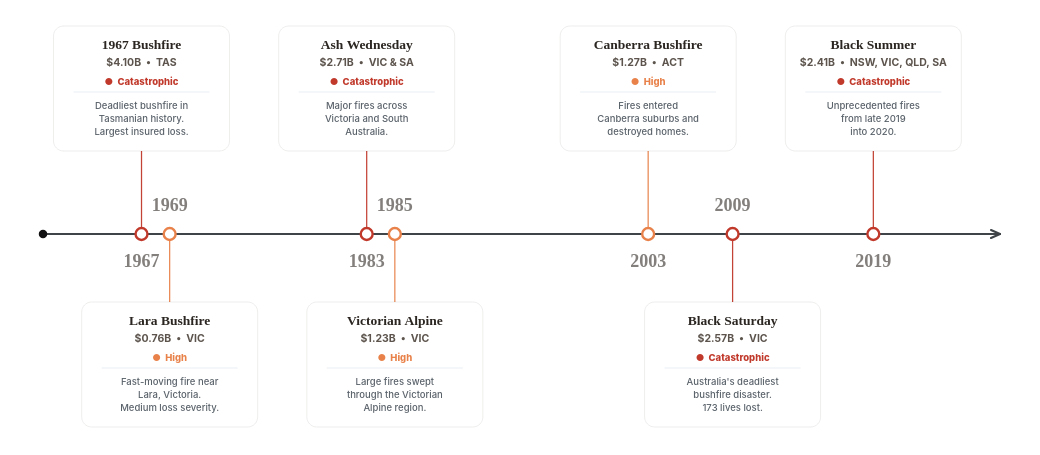

Write the Vega-Lite specification saved for this chart.
### Vega specification from a JSON file in a GitHub repository (floating-point values rounded to 4 significant figures)
{"$schema": "https://vega.github.io/schema/vega/v5.json", "description": "Selected historical timeline of major Australian bushfire events and normalised insured losses with severity tags and card boxes.", "width": 1040, "height": 455, "padding": {"top": 6, "bottom": 18, "left": 38, "right": 38}, "autosize": {"type": "fit", "contains": "padding", "resize": true}, "background": "#ffffff", "signals": [{"name": "hoveredYear", "value": null, "on": [{"events": "@event_hit:mouseover", "update": "datum.year"}, {"events": "@event_point_hit:mouseover", "update": "datum.year"}, {"events": "@event_hit:mouseout", "update": "null"}, {"events": "@event_point_hit:mouseout", "update": "null"}]}], "data": [{"name": "events", "values": [{"year": 1967, "name": "1967 Bushfire", "state": "TAS", "lossLabel": "$4.10B", "description": "Deadliest bushfire in\nTasmanian history.\nLargest insured loss.", "tooltipDescription": "Deadliest bushfire in Tasmanian history. Largest normalised insured loss.", "side": "top", "severity": "Catastrophic", "severityColor": "#c0392b", "color": "#c0392b"}, {"year": 1969, "name": "Lara Bushfire", "state": "VIC", "lossLabel": "$0.76B", "description": "Fast-moving fire near\nLara, Victoria.\nMedium loss severity.", "tooltipDescription": "Fast-moving fire near Lara, Victoria. Medium loss severity.", "side": "bottom", "severity": "High", "severityColor": "#e8824a", "color": "#e8824a"}, {"year": 1983, "name": "Ash Wednesday", "state": "VIC & SA", "lossLabel": "$2.71B", "description": "Major fires across\nVictoria and South\nAustralia.", "tooltipDescription": "Major fires across Victoria and South Australia.", "side": "top", "severity": "Catastrophic", "severityColor": "#c0392b", "color": "#c0392b"}, {"year": 1985, "name": "Victorian Alpine", "state": "VIC", "lossLabel": "$1.23B", "description": "Large fires swept\nthrough the Victorian\nAlpine region.", "tooltipDescription": "Large fires swept through the Victorian Alpine region.", "side": "bottom", "severity": "High", "severityColor": "#e8824a", "color": "#e8824a"}, {"year": 2003, "name": "Canberra Bushfire", "state": "ACT", "lossLabel": "$1.27B", "description": "Fires entered\nCanberra suburbs and\ndestroyed homes.", "tooltipDescription": "Fires entered Canberra suburbs and destroyed homes.", "side": "top", "severity": "High", "severityColor": "#e8824a", "color": "#e8824a"}, {"year": 2009, "name": "Black Saturday", "state": "VIC", "lossLabel": "$2.57B", "description": "Australia's deadliest\nbushfire disaster.\n173 lives lost.", "tooltipDescription": "Australia's deadliest bushfire disaster. 173 lives lost.", "side": "bottom", "severity": "Catastrophic", "severityColor": "#c0392b", "color": "#c0392b"}, {"year": 2019, "name": "Black Summer", "state": "NSW, VIC, QLD, SA", "lossLabel": "$2.41B", "description": "Unprecedented fires\nfrom late 2019\ninto 2020.", "tooltipDescription": "Unprecedented fires from late 2019 into 2020.", "side": "top", "severity": "Catastrophic", "severityColor": "#c0392b", "color": "#c0392b"}]}], "scales": [{"name": "x", "type": "linear", "domain": [1960, 2028], "range": "width", "zero": false, "nice": false}], "marks": [{"type": "rule", "encode": {"enter": {"x": {"value": 0}, "x2": {"signal": "width"}, "y": {"value": 228}, "stroke": {"value": "#3f4448"}, "strokeWidth": {"value": 2.2}, "strokeCap": {"value": "round"}}}}, {"type": "symbol", "encode": {"enter": {"x": {"value": 0}, "y": {"value": 228}, "shape": {"value": "circle"}, "size": {"value": 72}, "fill": {"value": "#111111"}}}}, {"type": "rule", "encode": {"enter": {"x": {"signal": "width"}, "x2": {"signal": "width - 9"}, "y": {"value": 228}, "y2": {"value": 224}, "stroke": {"value": "#3f4448"}, "strokeWidth": {"value": 2.1}, "strokeCap": {"value": "round"}}}}, {"type": "rule", "encode": {"enter": {"x": {"signal": "width"}, "x2": {"signal": "width - 9"}, "y": {"value": 228}, "y2": {"value": 232}, "stroke": {"value": "#3f4448"}, "strokeWidth": {"value": 2.1}, "strokeCap": {"value": "round"}}}}, {"type": "rule", "from": {"data": "events"}, "encode": {"enter": {"x": {"scale": "x", "field": "year"}, "y": {"value": 228}, "y2": {"signal": "datum.side === 'top' ? 145 : 296"}, "strokeWidth": {"value": 1.25}, "strokeCap": {"value": "round"}}, "update": {"stroke": {"field": "color"}, "opacity": {"signal": "hoveredYear === null || hoveredYear === datum.year ? 0.95 : 0.24"}}}}, {"type": "symbol", "from": {"data": "events"}, "encode": {"enter": {"x": {"scale": "x", "field": "year"}, "y": {"value": 228}, "shape": {"value": "circle"}, "fill": {"value": "#ffffff"}, "strokeWidth": {"value": 2.4}}, "update": {"size": {"signal": "hoveredYear === datum.year ? 190 : 142"}, "stroke": {"field": "color"}, "opacity": {"signal": "hoveredYear === null || hoveredYear === datum.year ? 1 : 0.36"}}}}, {"name": "card_box", "type": "rect", "from": {"data": "events"}, "encode": {"enter": {"x": {"scale": "x", "field": "year", "offset": -88}, "y": {"signal": "datum.side === 'top' ? 20 : 296"}, "width": {"value": 176}, "height": {"value": 125}, "cornerRadius": {"value": 10}, "fill": {"value": "#ffffff"}, "shadowColor": {"value": "rgba(43, 38, 33, 0.04)"}, "shadowBlur": {"value": 8}, "shadowOffsetX": {"value": 0}, "shadowOffsetY": {"value": 2}}, "update": {"stroke": {"signal": "hoveredYear === datum.year ? datum.severityColor : 'rgba(43, 38, 33, 0.08)'"}, "strokeWidth": {"signal": "hoveredYear === datum.year ? 1.75 : 1"}, "opacity": {"signal": "hoveredYear === null || hoveredYear === datum.year ? 1 : 0.36"}}}}, {"type": "text", "from": {"data": "events"}, "encode": {"enter": {"x": {"scale": "x", "field": "year"}, "y": {"signal": "datum.side === 'top' ? 256 : 200"}, "text": {"signal": "datum.year + ''"}, "align": {"value": "center"}, "baseline": {"value": "middle"}, "font": {"value": "Outfit"}, "fontSize": {"value": 18}, "fontWeight": {"value": 800}}, "update": {"fill": {"signal": "hoveredYear === datum.year ? datum.color : 'rgba(43, 38, 33, 0.62)'"}, "opacity": {"signal": "hoveredYear === datum.year ? 1.0 : 0.95"}}}}, {"type": "text", "from": {"data": "events"}, "encode": {"enter": {"x": {"scale": "x", "field": "year"}, "y": {"signal": "datum.side === 'top' ? 32 : 308"}, "text": {"field": "name"}, "align": {"value": "center"}, "baseline": {"value": "top"}, "font": {"value": "Outfit"}, "fontSize": {"value": 13.5}, "fontWeight": {"value": 800}, "fill": {"value": "#2b2621"}, "limit": {"value": 166}}, "update": {"opacity": {"signal": "hoveredYear === null || hoveredYear === datum.year ? 1 : 0.36"}}}}, {"type": "text", "from": {"data": "events"}, "encode": {"enter": {"x": {"scale": "x", "field": "year"}, "y": {"signal": "datum.side === 'top' ? 52 : 328"}, "text": {"signal": "datum.lossLabel + '  •  ' + datum.state"}, "align": {"value": "center"}, "baseline": {"value": "top"}, "font": {"value": "Inter"}, "fontSize": {"value": 10.5}, "fontWeight": {"value": 700}, "limit": {"value": 166}}, "update": {"fill": {"value": "#5c544d"}, "opacity": {"signal": "hoveredYear === null || hoveredYear === datum.year ? 1 : 0.36"}}}}, {"type": "text", "from": {"data": "events"}, "encode": {"enter": {"x": {"scale": "x", "field": "year"}, "y": {"signal": "datum.side === 'top' ? 71 : 347"}, "text": {"signal": "'●  ' + datum.severity"}, "align": {"value": "center"}, "baseline": {"value": "top"}, "font": {"value": "Inter"}, "fontSize": {"value": 9.5}, "fontWeight": {"value": 800}, "limit": {"value": 166}}, "update": {"fill": {"field": "severityColor"}, "opacity": {"signal": "hoveredYear === null || hoveredYear === datum.year ? 1 : 0.36"}}}}, {"type": "rule", "from": {"data": "events"}, "encode": {"enter": {"x": {"scale": "x", "field": "year", "offset": -68}, "x2": {"scale": "x", "field": "year", "offset": 68}, "y": {"signal": "datum.side === 'top' ? 86 : 362"}, "stroke": {"value": "#e2e8f0"}, "strokeWidth": {"value": 0.75}}, "update": {"opacity": {"signal": "hoveredYear === null || hoveredYear === datum.year ? 1 : 0.36"}}}}, {"type": "text", "from": {"data": "events"}, "encode": {"enter": {"x": {"scale": "x", "field": "year"}, "y": {"signal": "datum.side === 'top' ? 95 : 371"}, "text": {"field": "description"}, "align": {"value": "center"}, "baseline": {"value": "top"}, "font": {"value": "Inter"}, "fontSize": {"value": 9.5}, "fontWeight": {"value": 500}, "fill": {"value": "#5a626a"}, "lineBreak": {"value": "\n"}, "lineHeight": {"value": 13}, "limit": {"value": 166}}, "update": {"opacity": {"signal": "hoveredYear === null || hoveredYear === datum.year ? 1 : 0.36"}}}}, {"name": "event_hit", "type": "rect", "from": {"data": "events"}, "encode": {"enter": {"x": {"scale": "x", "field": "year", "offset": -88}, "y": {"signal": "datum.side === 'top' ? 20 : 296"}, "width": {"value": 176}, "height": {"value": 125}, "fill": {"value": "#ffffff"}, "fillOpacity": {"value": 0.001}, "cursor": {"value": "pointer"}, "tooltip": {"signal": "{'Event': datum.name, 'Year': datum.year, 'Normalised insured loss': datum.lossLabel, 'State': datum.state, 'Severity': datum.severity, 'Description': datum.tooltipDescription}"}}}}, {"name": "event_point_hit", "type": "symbol", "from": {"data": "events"}, "encode": {"enter": {"x": {"scale": "x", "field": "year"}, "y": {"value": 228}, "shape": {"value": "circle"}, "size": {"value": 760}, "fill": {"value": "#ffffff"}, "fillOpacity": {"value": 0.001}, "strokeOpacity": {"value": 0}, "cursor": {"value": "pointer"}, "tooltip": {"signal": "{'Event': datum.name, 'Year': datum.year, 'Normalised insured loss': datum.lossLabel, 'State': datum.state, 'Severity': datum.severity, 'Description': datum.tooltipDescription}"}}}}]}
